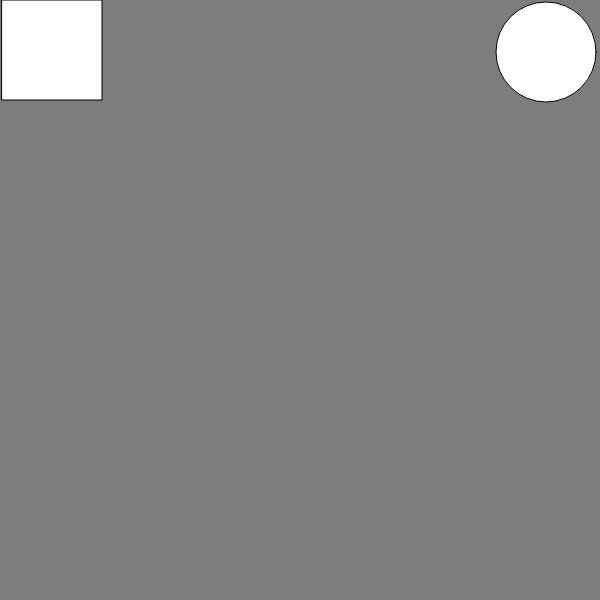
Frame 1 (no input)
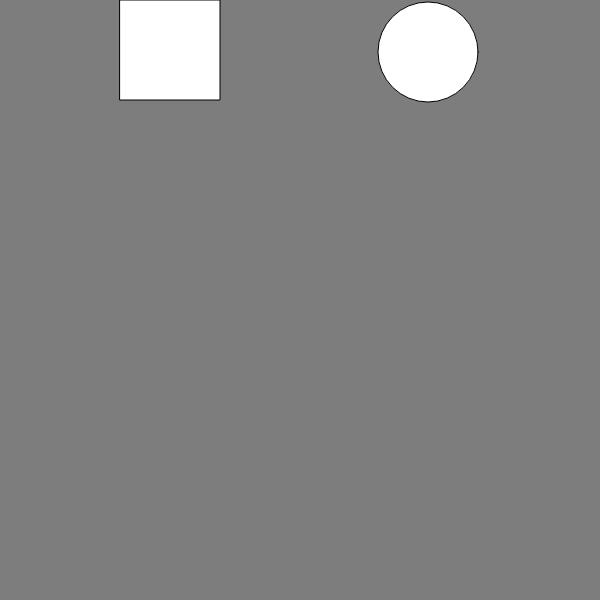
Frame 60 (no input)
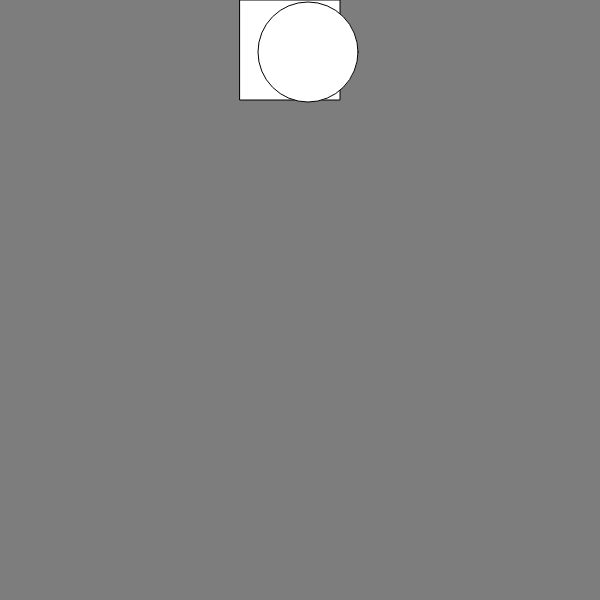
Frame 120 (the mouse pressed at the canvas centre since frame 60)

The p5.js sketch that drew these frames (run headless with seeded random() and noise() and a simulated clock; from frame 60 on, the mouse is pressed at the canvas centre):

// p5.js sketch
// ── sketch.js
/*
Created by
Typer: Mohammed Younus
Driver: Raiyan Rahman

Raiyan was trying have the two shapes collide with each other and once they did, they would change to a random color but start out as white
*/

var x = 0;          //x location of rectangle
var y = 0;          //y location of rectangle
var speed = 2;      //speed of movement
var circSize = 100; //circle size
var recSize = 100;  //rectangle size
var w = 548;        //x location of circle
var v = 52;         //y location of circle

function setup() {
  createCanvas(600,600);  //creates canvas
}

function draw() {
  background(125);        //gray background
  x = x + speed;          //change location of rectangle
  w = w - speed;          //change location of ellipse
  rect(x, y, recSize, recSize);       //rectangle
  ellipse(w, v, circSize, circSize);  //circle
  if(x == w){                         //if the circle and square collide
    fill(random(255),random(255), random(255))  //change it to a random color
  }//if
  
}//draw
